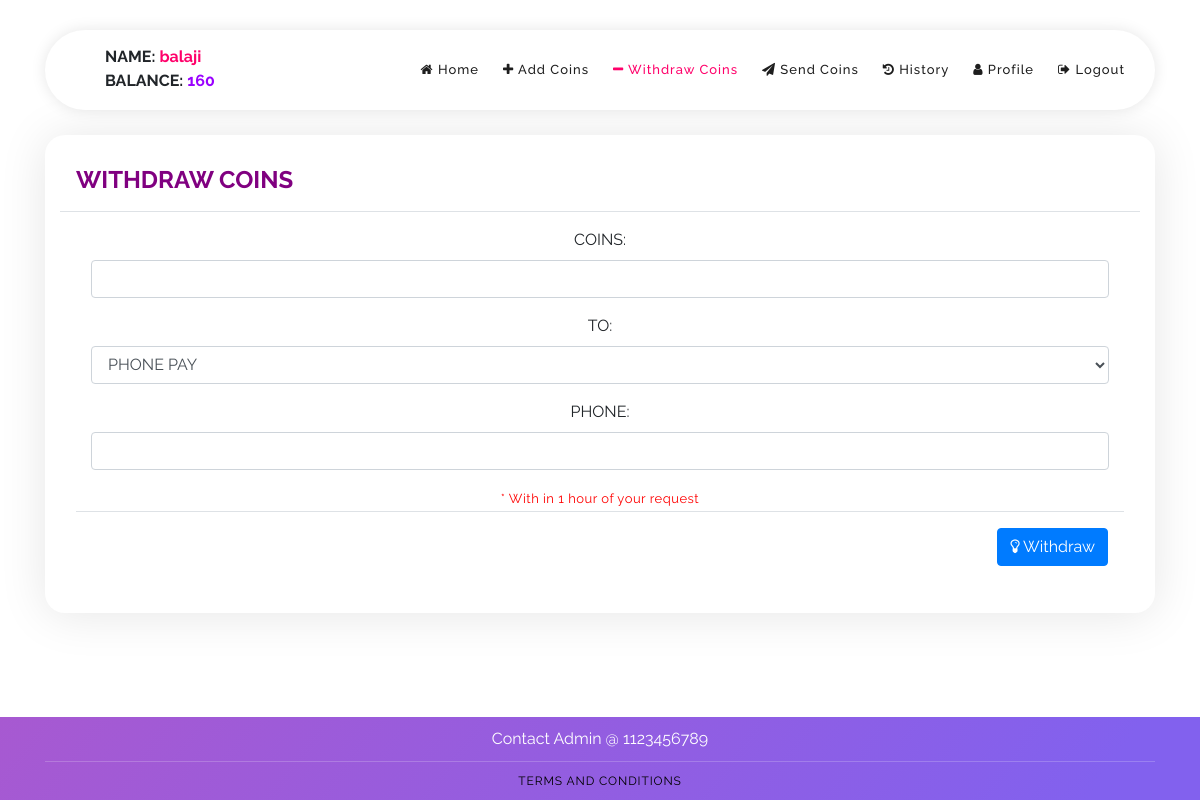
Page /withdraw_coins_view.php (signed in) on the committed database.
### tables this page shows
CREATE TABLE `users` (
  `user_id` bigint(20) NOT NULL,
  `user_password` varchar(5000) NOT NULL,
  `first_name` varchar(500) NOT NULL,
  `user_phone` bigint(20) NOT NULL,
  `user_email` varchar(100) NOT NULL,
  `user_photo` varchar(2000) NOT NULL,
  `user_status` tinyint(1) NOT NULL,
  `user_code` varchar(50) NOT NULL,
  `user_delete` tinyint(1) NOT NULL,
  `user_added_date` varchar(50) NOT NULL,
  `user_amount` float NOT NULL,
  `updated_by_id` bigint(20) NOT NULL,
  `req` tinyint(1) NOT NULL,
  `last_login` bigint(20) NOT NULL,
  `last_login_time` varchar(25) NOT NULL
);

CREATE TABLE `message` (
  `message_id` int(20) NOT NULL,
  `main` varchar(5000) NOT NULL,
  `recharge` varchar(5000) NOT NULL,
  `withdraw` varchar(5000) NOT NULL,
  `minimum_withdraw` int(11) NOT NULL,
  `minimum_stars_to_create` int(11) NOT NULL,
  `new_login` int(11) NOT NULL,
  `terms_conditions` varchar(10000) NOT NULL,
  `comission` varchar(500) NOT NULL,
  `reload` bigint(20) NOT NULL,
  `background` varchar(1000) NOT NULL,
  `logo` varchar(1000) NOT NULL,
  `video` varchar(1000) NOT NULL,
  `ipagecolor` varchar(100) NOT NULL,
  `ifontcolor` varchar(100) NOT NULL,
  `ipagefont` varchar(250) NOT NULL,
  `ibgcolor` varchar(100) NOT NULL,
  `abgcolor` varchar(100) NOT NULL,
  `pbgcolor` varchar(100) NOT NULL,
  `sbgcolor` varchar(100) NOT NULL,
  `iwinpagecolor` varchar(100) NOT NULL,
  `ipagefontsize` int(11) NOT NULL,
  `ipaymentcolor` varchar(200) NOT NULL,
  `adminphone` varchar(25) NOT NULL
);

### includes/session.php (called while the page is built, shortened)
<?php
	include 'conn.php';
	if(isset($_SESSION['ese_never'])){
		$conn = $pdo->open();
		try{
			$stmt = $conn->prepare("SELECT * FROM users WHERE user_id=:id");
			$stmt->execute(['id'=>$_SESSION['never_id']]);
			$user = $stmt->fetch();
		}
		catch(PDOException $e){
			echo "There is some problem in connection: " . $e->getMessage();
		}
	}
?>

### withdraw_coins_view.php (the view, shortened to what this page needs)
<!DOCTYPE html>
<?php include 'includes/session.php';
    header('location: login.php'); ?>
<html lang="en">
<head>
    <link rel="stylesheet" href="bower_components/font-awesome/css/font-awesome.min.css">
    <link rel="stylesheet" type="text/css" href="assets/css/bootstrap.min.css">
    <link rel="stylesheet" href="assets/css/templatemo-softy-pinko.css">
</head>
<body>
    <header class="header-area header-sticky">
        <div class="container">
            <div class="row">
                <div class="col-12">
                    <nav class="main-nav">
                        <a class="logo">
                              <?php
                              echo "<b>NAME:</b> <b style='color:#ff006a;'>".$user['first_name'].'</b>';echo '<br>';
                              echo "<b>BALANCE:</b> <b style='color:rgb(153, 0, 255);'>".$user['user_amount'].'</b>';echo '<br>';
                            ?>
                        </a>
                        <ul class="nav">
                            <li><a href="index.php"><i class="fa fa-home" aria-hidden="true"></i> Home</a></li>
                            <li><a href="add_coins_view.php"><i class="fa fa-plus" aria-hidden="true"></i> Add Coins</a></li>
                            <li><a href="withdraw_coins_view.php" class="active"><i class="fa fa-minus" aria-hidden="true"></i> Withdraw Coins</a></li>
                            <li><a href="send_coins_view.php"><i class="fa fa-paper-plane" aria-hidden="true"></i> Send Coins</a></li>
                            <li><a href="history_view.php"><i class="fa fa-history" aria-hidden="true"></i> History</a></li>
                            <li><a href="profile.php"><i class="fa fa-user" aria-hidden="true"></i> Profile</a></li>
                            <li><a href="logout.php"><i class="fa fa-sign-out" aria-hidden="true"></i> Logout</a></li>
                        </ul>
                    </nav>
                </div>
            </div>
        </div>
    </header>
    <section class="section home-feature">
        <div class="container">
            <div class="row">
                <div class="col-lg-12">
                    <div class="row">
                        <div class="col-lg-12 col-md-6 col-sm-6 col-12" data-scroll-reveal="enter bottom move 50px over 0.6s after 0.2s">
                            <div class="features-small-item">
                                <div class="modal-header">
                                    <h4 style="color: purple;"><b>WITHDRAW COINS </b></h4>
                                </div>
                                <div class="modal-body">
                                    <form class="form-horizontal" method="POST" action="withdraw_request.php" autocomplete="off">
                                        <?php
                                        $conn = $pdo->open();
                                        $stmt = $conn->prepare("SELECT withdraw,minimum_withdraw FROM message");
                                        $stmt->execute();
                                        foreach ($stmt as $row) { ?>
                                            <?php if (!empty($row['minimum_withdraw'])) { ?>
                                                <div class="form-group">
                                                    <label for="withdraw_amount" class="col-sm-3 control-label">COINS: </label>
                                                    <div class="col-sm-12">
                                                        <input class="form-control" type="number" name="withdraw_amount" required id="withdraw_amount" min="<?php echo $row['minimum_withdraw']; ?>">
                                                    </div>
                                                </div>
                                                <div class="form-group">
                                                    <label for="withdraw_type" class="col-sm-3 control-label">TO: </label>
                                                    <div class="col-sm-12">
                                                        <select name="withdraw_type" class="form-control" required>
                                                            <option value="PHONE PAY">PHONE PAY</option>
                                                        </select>
                                                    </div>
                                                </div>
                                                <div class="form-group">
                                                    <label for="withdraw_phone" class="col-sm-3 control-label">PHONE: </label>
                                                    <div class="col-sm-12">
                                                        <input class="form-control" type="number" name="withdraw_phone" id="withdraw_phone" required>
                                                    </div>
                                                </div>
                                            <?php }
                                            if (!empty($row['withdraw'])) { ?>
                                                <p style="color: red;">* <?php echo $row['withdraw']; ?></p>
                                        <?php }
                                        } ?>
                                        <div class="modal-footer">
                                            <button type="submit" class="btn btn-primary btn-flat" name="withdraw"><i class="fa fa-lightbulb-o"></i> Withdraw</button>
                                        </div>
                                    </form>
                                </div>
                            </div>
                        </div>
                    </div>
                </div>
            </div>
        </div>
    </section>
    <footer>
        <div class="container">
            <div class="row">
                <div class="col-lg-12 col-md-12 col-sm-12">
                    <ul class="social">
                        <p style="color:white;">Contact Admin @ <?php
                                        $conn = $pdo->open();
                                        $stmt = $conn->prepare("SELECT adminphone FROM message");
                                        $stmt->execute();
                                        foreach ($stmt as $row)
                                            if (!empty($row['adminphone']))
                                            echo $row['adminphone'];?></p>
                    </ul>
                </div>
            </div>
            <div class="row">
                <div class="col-lg-12">
                    <p class="copyright"><a style="color:black;" href="terms_and_conditions.php">Terms And Conditions</a></p>
                </div>
            </div>
        </div>
    </footer>
</body>
</html>

### assets/css/templatemo-softy-pinko.css (style rules this page uses)
html, body, div, span, applet, object, iframe, h1, h2, h3, h4, h5, h6, p, blockquote, div pre, a, abbr, acronym, address, big, cite, code, del, dfn, em, font, img, ins, kbd, q, s, samp, small, strike, strong, sub, sup, tt, var, b, u, i, center, dl, dt, dd, ol, ul, li, figure, header, nav, section, article, aside, footer, figcaption { margin: 0; padding: 0; border: 0; outline: 0; }
ul, li { padding: 0; margin: 0; list-style: none; }
header, nav, section, article, aside, footer, hgroup { display: block; }
* { box-sizing: border-box; }
html, body { font-family: "Raleway", sans-serif; font-weight: 400; background-color: #fff; font-size: 16px; -ms-text-size-adjust: 100%; -webkit-font-smoothing: antialiased; -moz-osx-font-smoothing: grayscale; }
a { text-decoration: none !important; }
h1, h2, h3, h4, h5, h6 { margin-top: 0px; margin-bottom: 0px; }
ul { margin-bottom: 0px; }
html, body { background: #fff; font-family: "Raleway", sans-serif; }
.section { position: relative; padding-top: 100px; padding-bottom: 80px; }
.header-area { position: fixed; top: 30px; left: 0px; right: 0px; z-index: 100; height: 100px; -webkit-transition: all 0.3s ease 0s; -moz-transition: all 0.3s ease 0s; -o-transition: all 0.3s ease 0s; transition: all 0.3s ease 0s; }
.header-area .main-nav { box-shadow: 0px 0px 15px rgba(0,0,0,0.1); border-radius: 40px; min-height: 80px; background: #fff; }
.header-area .main-nav .logo { float: left; margin-top: 37px; -webkit-transition: all 0.3s ease 0s; -moz-transition: all 0.3s ease 0s; -o-transition: all 0.3s ease 0s; transition: all 0.3s ease 0s; margin-left: 60px; }
.header-area .main-nav .nav { float: right; margin-top: 27px; margin-left: 0px; margin-right: 30px; -webkit-transition: all 0.3s ease 0s; -moz-transition: all 0.3s ease 0s; -o-transition: all 0.3s ease 0s; transition: all 0.3s ease 0s; position: relative; z-index: 999; }
.header-area .main-nav .nav li { padding-left: 20px; padding-right: 20px; }
.header-area .main-nav .nav li:last-child { padding-right: 0px; }
.header-area .main-nav .nav li a { display: block; font-weight: 500; font-size: 13px; color: #fff; -webkit-transition: all 0.3s ease 0s; -moz-transition: all 0.3s ease 0s; -o-transition: all 0.3s ease 0s; transition: all 0.3s ease 0s; height: 40px; line-height: 40px; border: transparent; letter-spacing: 1px; }
.header-area.header-sticky { min-height: 80px; }
.header-area.header-sticky .logo { margin-top: 15px; }
.header-area.header-sticky .nav { margin-top: 20px !important; }
.header-area.header-sticky .nav li a { color: #1e1e1e; }
.header-area.header-sticky .nav li a.active { color: #ff006a; }
@media (max-width: 1200px) { .header-area .main-nav .nav li { padding-left: 12px; padding-right: 12px; } }
@media (max-width: 1200px) { .header-area .main-nav:before { display: none; } }
@media (min-width: 992px) { .header-area .main-nav .nav { display: flex !important; } }
.features-small-item { cursor: pointer; display: block; background: #FFFFFF; box-shadow: 0 2px 48px 0 rgba(0, 0, 0, 0.10); -webkit-border-radius: 20px; -moz-border-radius: 20px; border-radius: 20px; padding: 15px; text-align: center; -webkit-transition: all 0.3s ease 0s; -moz-transition: all 0.3s ease 0s; -o-transition: all 0.3s ease 0s; transition: all 0.3s ease 0s; position: relative; margin-bottom: 30px; }
.features-small-item p { font-weight: 400; font-size: 13px; color: #777; letter-spacing: 0.5px; line-height: 25px; position: relative; z-index: 2; }
.home-feature { padding-top: 135px; padding-bottom: 5px; z-index: 9; }
footer { background-image: linear-gradient(127deg, #a759d1 0%, #8261ee 91%); position: fixed; bottom: 0; width: 100%; display: flex; }
footer .social { overflow: hidden; margin-top: 10px; text-align: center; }
footer .copyright { text-align: center; border-top: 1px solid rgba(250,250,250,0.2); margin-top: 10px; padding-top: 10px; padding-bottom: 10px; font-weight: 400; font-size: 12px; color: #fff; letter-spacing: 0.88px; text-transform: uppercase; }

### rows in the picture
users: first_name "balaji", user_amount "160"
message: withdraw "With in 1 hour of your request", adminphone "1123456789"
